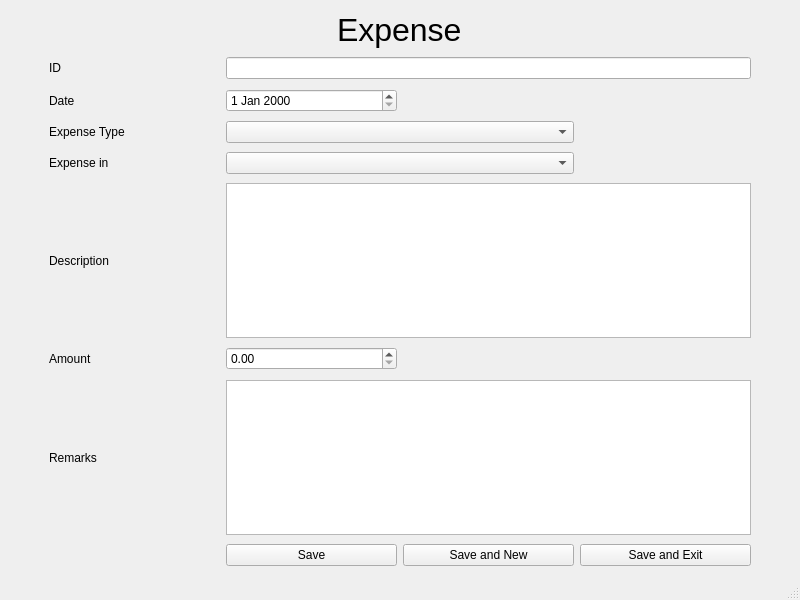
<?xml version="1.0" encoding="UTF-8"?>
<ui version="4.0">
 <class>MainWindow</class>
 <widget class="QMainWindow" name="MainWindow">
  <property name="geometry">
   <rect>
    <x>0</x>
    <y>0</y>
    <width>800</width>
    <height>600</height>
   </rect>
  </property>
  <property name="windowTitle">
   <string>MainWindow</string>
  </property>
  <widget class="QWidget" name="centralwidget">
   <layout class="QGridLayout" name="gridLayout">
    <item row="15" column="1">
     <widget class="QLabel" name="label_2">
      <property name="text">
       <string>Remarks</string>
      </property>
     </widget>
    </item>
    <item row="7" column="2" colspan="2">
     <widget class="QComboBox" name="type"/>
    </item>
    <item row="17" column="3">
     <widget class="QPushButton" name="save_n_new_btn">
      <property name="text">
       <string>Save and New</string>
      </property>
     </widget>
    </item>
    <item row="18" column="2">
     <spacer name="verticalSpacer">
      <property name="orientation">
       <enum>Qt::Vertical</enum>
      </property>
      <property name="sizeHint" stdset="0">
       <size>
        <width>20</width>
        <height>40</height>
       </size>
      </property>
     </spacer>
    </item>
    <item row="11" column="0">
     <spacer name="horizontalSpacer">
      <property name="orientation">
       <enum>Qt::Horizontal</enum>
      </property>
      <property name="sizeType">
       <enum>QSizePolicy::Minimum</enum>
      </property>
      <property name="sizeHint" stdset="0">
       <size>
        <width>40</width>
        <height>20</height>
       </size>
      </property>
     </spacer>
    </item>
    <item row="5" column="2">
     <widget class="QDateEdit" name="date"/>
    </item>
    <item row="9" column="1">
     <widget class="QLabel" name="label_4">
      <property name="text">
       <string>Expense in</string>
      </property>
     </widget>
    </item>
    <item row="9" column="2" colspan="2">
     <widget class="QComboBox" name="in__"/>
    </item>
    <item row="4" column="2">
     <spacer name="verticalSpacer_8">
      <property name="orientation">
       <enum>Qt::Vertical</enum>
      </property>
      <property name="sizeHint" stdset="0">
       <size>
        <width>20</width>
        <height>40</height>
       </size>
      </property>
     </spacer>
    </item>
    <item row="3" column="2" colspan="3">
     <widget class="QLineEdit" name="id"/>
    </item>
    <item row="15" column="2" colspan="3">
     <widget class="QTextEdit" name="remarks"/>
    </item>
    <item row="13" column="1">
     <widget class="QLabel" name="label">
      <property name="text">
       <string>Amount</string>
      </property>
     </widget>
    </item>
    <item row="17" column="4">
     <widget class="QPushButton" name="save_n_exit_btn">
      <property name="text">
       <string>Save and Exit</string>
      </property>
     </widget>
    </item>
    <item row="8" column="2">
     <spacer name="verticalSpacer_6">
      <property name="orientation">
       <enum>Qt::Vertical</enum>
      </property>
      <property name="sizeHint" stdset="0">
       <size>
        <width>20</width>
        <height>40</height>
       </size>
      </property>
     </spacer>
    </item>
    <item row="11" column="2" colspan="3">
     <widget class="QTextEdit" name="description"/>
    </item>
    <item row="12" column="2">
     <spacer name="verticalSpacer_4">
      <property name="orientation">
       <enum>Qt::Vertical</enum>
      </property>
      <property name="sizeHint" stdset="0">
       <size>
        <width>20</width>
        <height>40</height>
       </size>
      </property>
     </spacer>
    </item>
    <item row="17" column="2">
     <widget class="QPushButton" name="save_btn">
      <property name="text">
       <string>Save</string>
      </property>
     </widget>
    </item>
    <item row="11" column="1">
     <widget class="QLabel" name="label_3">
      <property name="text">
       <string>Description</string>
      </property>
     </widget>
    </item>
    <item row="14" column="2">
     <spacer name="verticalSpacer_3">
      <property name="orientation">
       <enum>Qt::Vertical</enum>
      </property>
      <property name="sizeHint" stdset="0">
       <size>
        <width>20</width>
        <height>40</height>
       </size>
      </property>
     </spacer>
    </item>
    <item row="2" column="1">
     <spacer name="verticalSpacer_9">
      <property name="orientation">
       <enum>Qt::Vertical</enum>
      </property>
      <property name="sizeHint" stdset="0">
       <size>
        <width>20</width>
        <height>40</height>
       </size>
      </property>
     </spacer>
    </item>
    <item row="1" column="1" colspan="4" alignment="Qt::AlignHCenter">
     <widget class="QLabel" name="label_8">
      <property name="font">
       <font>
        <pointsize>24</pointsize>
       </font>
      </property>
      <property name="text">
       <string>Expense</string>
      </property>
     </widget>
    </item>
    <item row="5" column="1">
     <widget class="QLabel" name="label_7">
      <property name="text">
       <string>Date</string>
      </property>
     </widget>
    </item>
    <item row="0" column="1">
     <spacer name="verticalSpacer_10">
      <property name="orientation">
       <enum>Qt::Vertical</enum>
      </property>
      <property name="sizeHint" stdset="0">
       <size>
        <width>20</width>
        <height>40</height>
       </size>
      </property>
     </spacer>
    </item>
    <item row="7" column="1">
     <widget class="QLabel" name="label_5">
      <property name="text">
       <string>Expense Type</string>
      </property>
     </widget>
    </item>
    <item row="16" column="2">
     <spacer name="verticalSpacer_2">
      <property name="orientation">
       <enum>Qt::Vertical</enum>
      </property>
      <property name="sizeHint" stdset="0">
       <size>
        <width>20</width>
        <height>40</height>
       </size>
      </property>
     </spacer>
    </item>
    <item row="3" column="1">
     <widget class="QLabel" name="label_6">
      <property name="text">
       <string>ID</string>
      </property>
     </widget>
    </item>
    <item row="10" column="2">
     <spacer name="verticalSpacer_5">
      <property name="orientation">
       <enum>Qt::Vertical</enum>
      </property>
      <property name="sizeHint" stdset="0">
       <size>
        <width>20</width>
        <height>40</height>
       </size>
      </property>
     </spacer>
    </item>
    <item row="13" column="2">
     <widget class="QDoubleSpinBox" name="amount"/>
    </item>
    <item row="6" column="2">
     <spacer name="verticalSpacer_7">
      <property name="orientation">
       <enum>Qt::Vertical</enum>
      </property>
      <property name="sizeHint" stdset="0">
       <size>
        <width>20</width>
        <height>40</height>
       </size>
      </property>
     </spacer>
    </item>
    <item row="17" column="5">
     <spacer name="horizontalSpacer_2">
      <property name="orientation">
       <enum>Qt::Horizontal</enum>
      </property>
      <property name="sizeType">
       <enum>QSizePolicy::Minimum</enum>
      </property>
      <property name="sizeHint" stdset="0">
       <size>
        <width>40</width>
        <height>20</height>
       </size>
      </property>
     </spacer>
    </item>
   </layout>
  </widget>
  <widget class="QStatusBar" name="statusbar"/>
 </widget>
 <resources/>
 <connections/>
</ui>
